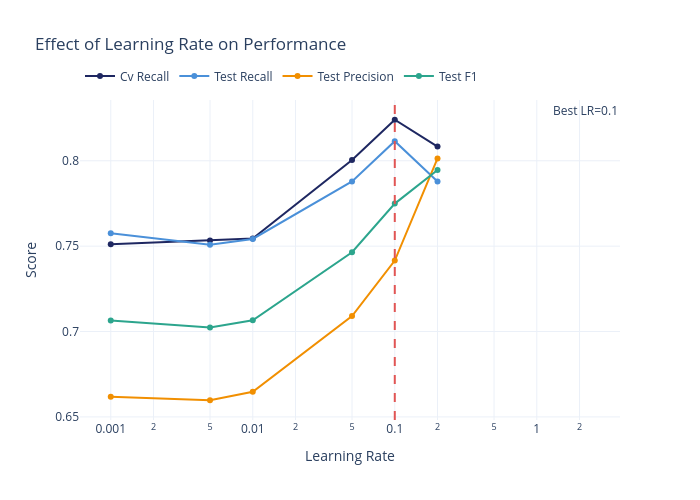

Source (notebook cell):
### Markdown cell above
---
## 8. Learning Rate Sensitivity

### Code cell
# Sweep learning rate with fixed other parameters
learning_rates = [0.001, 0.005, 0.01, 0.05, 0.1, 0.2]
lr_results = []

best_params = grid.best_params_.copy()
best_n_est = best_params["clf__n_estimators"]
best_depth = best_params["clf__max_depth"]

for lr in learning_rates:
    xgb_temp = Pipeline([
        ("prep", prep_tree),
        ("clf", XGBClassifier(
            n_estimators=best_n_est,
            max_depth=best_depth,
            learning_rate=lr,
            min_child_weight=best_params["clf__min_child_weight"],
            subsample=best_params["clf__subsample"],
            colsample_bytree=best_params["clf__colsample_bytree"],
            gamma=best_params["clf__gamma"],
            reg_lambda=best_params["clf__reg_lambda"],
            scale_pos_weight=pos_weight,
            random_state=RANDOM_STATE,
            verbosity=0,
        )),
    ])
    
    cv_sc = cross_val_score(xgb_temp, X_train, y_train, cv=cv, scoring="recall").mean()
    
    xgb_temp.fit(X_train, y_train)
    y_pred_t = xgb_temp.predict(X_test)
    y_prob_t = xgb_temp.predict_proba(X_test)[:, 1]
    
    lr_results.append({
        "learning_rate": lr,
        "cv_recall": cv_sc,
        "test_recall": recall_score(y_test, y_pred_t),
        "test_precision": precision_score(y_test, y_pred_t, zero_division=0),
        "test_f1": f1_score(y_test, y_pred_t),
        "test_auc": roc_auc_score(y_test, y_prob_t),
    })

df_lr = pd.DataFrame(lr_results)

fig_lr = go.Figure()
for metric, color in [("cv_recall", COLORS["navy"]), ("test_recall", COLORS["accent"]),
                       ("test_precision", COLORS["orange"]), ("test_f1", COLORS["green"])]:
    fig_lr.add_trace(go.Scatter(
        x=df_lr["learning_rate"], y=df_lr[metric],
        name=metric.replace("_", " ").title(),
        line=dict(color=color, width=2),
        mode="lines+markers",
    ))

fig_lr.add_vline(x=best_xgb.named_steps["clf"].learning_rate, line_dash="dash", line_color=COLORS["red"],
                  annotation_text=f"Best LR={best_xgb.named_steps['clf'].learning_rate}")

fig_lr.update_layout(
    title="Effect of Learning Rate on Performance",
    xaxis_title="Learning Rate",
    xaxis_type="log",
    yaxis_title="Score",
    height=500, width=700,
    legend=dict(orientation="h", y=1.12),
)
fig_lr.show()
save_chart(fig_lr, MODEL_SLUG, "learning_rate_sensitivity")

### Figure 1 — Plotly figure (JSON) as saved in the notebook; plotly's stock layout.template omitted (floating-point values rounded to 4 significant figures)
{"data": [{"line": {"color": "#1E2761", "width": 2}, "mode": "lines+markers", "name": "Cv Recall", "type": "scatter", "x": [0.001, 0.005, 0.01, 0.05, 0.1, 0.2], "y": [0.7511, 0.7534, 0.7545, 0.8005, 0.824, 0.8083]}, {"line": {"color": "#4A90D9", "width": 2}, "mode": "lines+markers", "name": "Test Recall", "type": "scatter", "x": [0.001, 0.005, 0.01, 0.05, 0.1, 0.2], "y": [0.7576, 0.7508, 0.7542, 0.7879, 0.8114, 0.7879]}, {"line": {"color": "#F18F01", "width": 2}, "mode": "lines+markers", "name": "Test Precision", "type": "scatter", "x": [0.001, 0.005, 0.01, 0.05, 0.1, 0.2], "y": [0.6618, 0.6598, 0.6647, 0.7091, 0.7415, 0.8014]}, {"line": {"color": "#2CA58D", "width": 2}, "mode": "lines+markers", "name": "Test F1", "type": "scatter", "x": [0.001, 0.005, 0.01, 0.05, 0.1, 0.2], "y": [0.7064, 0.7024, 0.7066, 0.7464, 0.7749, 0.7946]}], "layout": {"annotations": [{"showarrow": false, "text": "Best LR=0.1", "x": 0.1, "xanchor": "left", "xref": "x", "y": 1, "yanchor": "top", "yref": "y domain"}], "height": 500, "legend": {"orientation": "h", "y": 1.12}, "shapes": [{"line": {"color": "#E15554", "dash": "dash"}, "type": "line", "x0": 0.1, "x1": 0.1, "xref": "x", "y0": 0, "y1": 1, "yref": "y domain"}], "title": {"text": "Effect of Learning Rate on Performance"}, "width": 700, "xaxis": {"title": {"text": "Learning Rate"}, "type": "log"}, "yaxis": {"title": {"text": "Score"}}}}
